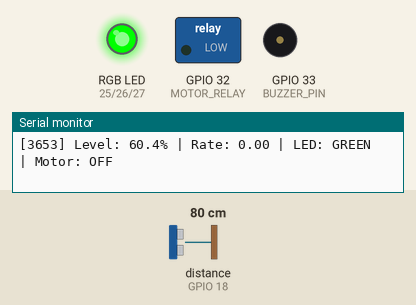
This sketch was run on a simulated ESP32. On the bench: switched loads named in the sketch (green lamp = pin HIGH), an RGB LED mixed from three pins (HIGH = lit), buzzer (waves = sounding, pin HIGH), the last lines printed to the serial monitor. Wiring (inferred from the names in the program): ultrasonic range finder: trigger GPIO 5; echo GPIO 18. The inputs (shaded band) are chosen by the test bench; at power-on: distance to the obstacle (sensor on GPIO 18) 80 cm. The echo pulse lasts 58.3 µs per cm; WiFi joins after 1.5 s; servers stay silent unless stated; uploads are accepted with an empty reply; pins used as bus, display or sensor lines are not drawn.

Above: at 3.7 s.
3.8 s: distance to the obstacle (sensor on GPIO 18) set to 67 cm
At 4.6 s:
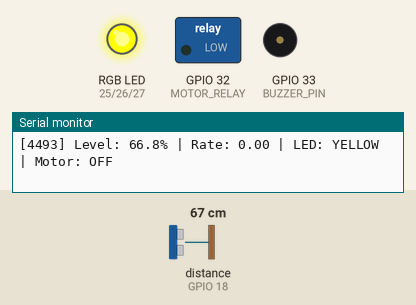
5.3 s: distance to the obstacle (sensor on GPIO 18) set to 34 cm
6.8 s: distance to the obstacle (sensor on GPIO 18) set to 27 cm
At 8.71 s:
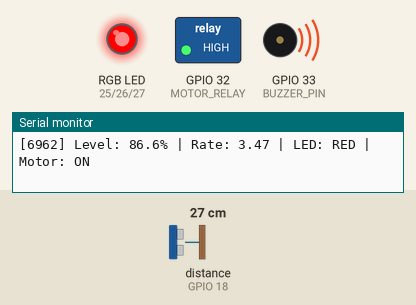
9.8 s: distance to the obstacle (sensor on GPIO 18) set to 35 cm
At 10.27 s:
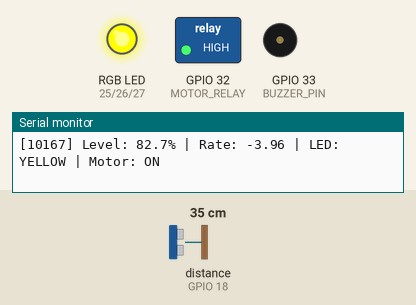
11.8 s: distance to the obstacle (sensor on GPIO 18) set to 120 cm
At 12.3 s:
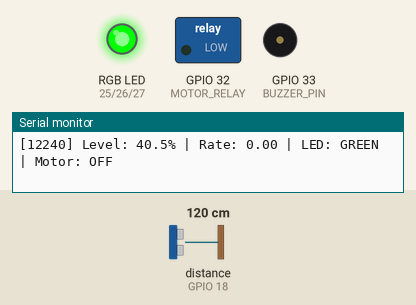
13.3 s: distance to the obstacle (sensor on GPIO 18) set to 60 cm
At 14.4 s:
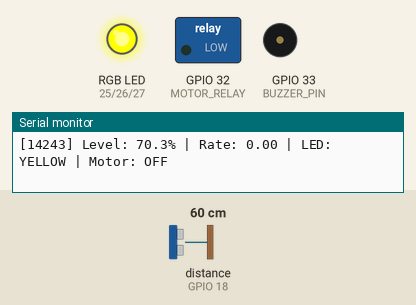
Timing chart, 0 to 15.8 s (numbered marks = the images above; inputs shaded):
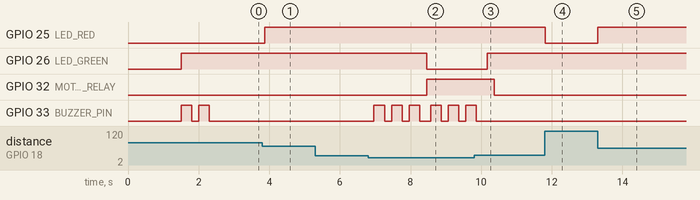

The sketch:

dam_monitor.ino
```cpp
/*
 * Smart Dam Water Level Monitoring System
 * Hardware: ESP32 + HC-SR04 Ultrasonic Sensor + RGB LED
 *
 * Sensors:  HC-SR04 (water level), DHT22 (temperature/humidity)
 * Comms:    WiFi → Flask backend API
 * Actuator: Motor relay (gate control), RGB LED status
 *
 * Thresholds: SAFE < 40% | WARNING 40-85% | DANGER > 85%
 */

#include <WiFi.h>
#include <HTTPClient.h>
#include <ArduinoJson.h>

// ── WiFi Credentials ──────────────────────────────────────────────────────────
const char* SSID     = "YOUR_WIFI_SSID";
const char* PASSWORD = "YOUR_WIFI_PASSWORD";
const char* SERVER   = "http://YOUR_SERVER_IP:5000";

// ── Pin Definitions ───────────────────────────────────────────────────────────
#define TRIG_PIN       5     // HC-SR04 Trigger
#define ECHO_PIN       18    // HC-SR04 Echo
#define LED_RED        25    // RGB LED Red
#define LED_GREEN      26    // RGB LED Green
#define LED_BLUE       27    // RGB LED Blue (unused but available)
#define MOTOR_RELAY    32    // Pump/gate relay
#define BUZZER_PIN     33    // Alert buzzer

// ── Dam Parameters ────────────────────────────────────────────────────────────
const float DAM_MAX_CM   = 200.0;  // Full dam depth in cm
const float SAFE_PCT     = 40.0;
const float WARNING_PCT  = 65.0;
const float DANGER_PCT   = 85.0;
const int   SEND_INTERVAL = 2000;  // ms between readings

// ── State ─────────────────────────────────────────────────────────────────────
float waterLevel     = 0.0;
float levelPercent   = 0.0;
float prevPercent    = 0.0;
float rateOfRise     = 0.0;
unsigned long lastSend = 0;
bool motorEnabled    = false;
String ledStatus     = "GREEN";

// ── Ultrasonic Reading ────────────────────────────────────────────────────────
float readUltrasonic() {
  digitalWrite(TRIG_PIN, LOW);
  delayMicroseconds(2);
  digitalWrite(TRIG_PIN, HIGH);
  delayMicroseconds(10);
  digitalWrite(TRIG_PIN, LOW);

  long duration = pulseIn(ECHO_PIN, HIGH, 30000);
  float distanceCm = duration * 0.034 / 2.0;

  // Convert: sensor sits at top; water level = dam depth - distance
  float level = DAM_MAX_CM - distanceCm;
  return constrain(level, 0, DAM_MAX_CM);
}

// ── LED Status ────────────────────────────────────────────────────────────────
void setLED(String color) {
  if (color == "RED") {
    digitalWrite(LED_RED, HIGH); digitalWrite(LED_GREEN, LOW);
  } else if (color == "YELLOW") {
    digitalWrite(LED_RED, HIGH); digitalWrite(LED_GREEN, HIGH);
  } else {  // GREEN
    digitalWrite(LED_RED, LOW);  digitalWrite(LED_GREEN, HIGH);
  }
}

// ── Send Data to Server ───────────────────────────────────────────────────────
void sendToServer(float level, float rate) {
  if (WiFi.status() != WL_CONNECTED) return;

  HTTPClient http;
  StaticJsonDocument<256> doc;
  doc["water_level"]  = level;
  doc["rate_of_rise"] = rate;
  doc["led_status"]   = ledStatus;
  doc["motor_on"]     = motorEnabled;
  doc["timestamp"]    = millis();

  String payload;
  serializeJson(doc, payload);

  http.begin(String(SERVER) + "/api/sensor/push");
  http.addHeader("Content-Type", "application/json");
  int code = http.POST(payload);

  if (code == 200) {
    // Parse motor command from response
    StaticJsonDocument<128> resp;
    deserializeJson(resp, http.getString());
    motorEnabled = resp["motor_on"] | false;
    digitalWrite(MOTOR_RELAY, motorEnabled ? HIGH : LOW);
  }
  http.end();
}

// ── Buzzer Alert ──────────────────────────────────────────────────────────────
void alertBuzzer(int times) {
  for (int i = 0; i < times; i++) {
    digitalWrite(BUZZER_PIN, HIGH); delay(300);
    digitalWrite(BUZZER_PIN, LOW);  delay(200);
  }
}

// ── Setup ─────────────────────────────────────────────────────────────────────
void setup() {
  Serial.begin(115200);

  pinMode(TRIG_PIN,    OUTPUT);
  pinMode(ECHO_PIN,    INPUT);
  pinMode(LED_RED,     OUTPUT);
  pinMode(LED_GREEN,   OUTPUT);
  pinMode(LED_BLUE,    OUTPUT);
  pinMode(MOTOR_RELAY, OUTPUT);
  pinMode(BUZZER_PIN,  OUTPUT);

  // Connect WiFi
  WiFi.begin(SSID, PASSWORD);
  Serial.print("Connecting to WiFi");
  while (WiFi.status() != WL_CONNECTED) {
    delay(500); Serial.print(".");
  }
  Serial.println("\nConnected! IP: " + WiFi.localIP().toString());

  // Startup indication
  setLED("GREEN");
  alertBuzzer(2);
}

// ── Loop ──────────────────────────────────────────────────────────────────────
void loop() {
  unsigned long now = millis();

  waterLevel    = readUltrasonic();
  levelPercent  = (waterLevel / DAM_MAX_CM) * 100.0;
  rateOfRise    = levelPercent - prevPercent;
  prevPercent   = levelPercent;

  // LED + threshold logic
  if (levelPercent >= DANGER_PCT) {
    ledStatus = "RED";
    alertBuzzer(3);
    // Auto motor ON if critically high
    motorEnabled = true;
    digitalWrite(MOTOR_RELAY, HIGH);
  } else if (levelPercent >= WARNING_PCT) {
    ledStatus = "YELLOW";
  } else {
    ledStatus = "GREEN";
  }
  setLED(ledStatus);

  // Serial debug
  Serial.printf("[%lu] Level: %.1f%% | Rate: %.2f | LED: %s | Motor: %s\n",
    now, levelPercent, rateOfRise, ledStatus.c_str(), motorEnabled ? "ON" : "OFF");

  // Send to server every SEND_INTERVAL ms
  if (now - lastSend >= SEND_INTERVAL) {
    sendToServer(levelPercent, rateOfRise);
    lastSend = now;
  }

  delay(100);
}
```

Measured:
- the behaviour switches between 71 and 70 cm on distance to the obstacle (sensor on GPIO 18) (found by bisection; images 0 and 1)
- the behaviour switches between 31 and 30 cm on distance to the obstacle (sensor on GPIO 18) (found by bisection; images 1 and 2)
- after the input at 3.8 s, GPIO 25 (LED_RED): LOW → HIGH after 0.07 s
- after the input at 6.8 s, GPIO 26 (LED_GREEN): HIGH → LOW after 1.7 s; GPIO 32 (MOTOR_RELAY): LOW → HIGH after 1.7 s; GPIO 33 (BUZZER_PIN): LOW → HIGH after 0.16 s, → LOW 0.30 s later, → HIGH 0.20 s later, → LOW 0.30 s later, … (11 changes in this stretch)
- after the input at 9.8 s, GPIO 26 (LED_GREEN): LOW → HIGH after 0.37 s; GPIO 32 (MOTOR_RELAY): HIGH → LOW after 0.57 s; GPIO 33 (BUZZER_PIN): goes on until 9.9 s, then stays LOW
- after the input at 11.8 s, GPIO 25 (LED_RED): HIGH → LOW at once
- after the input at 13.3 s, GPIO 25 (LED_RED): LOW → HIGH at once
